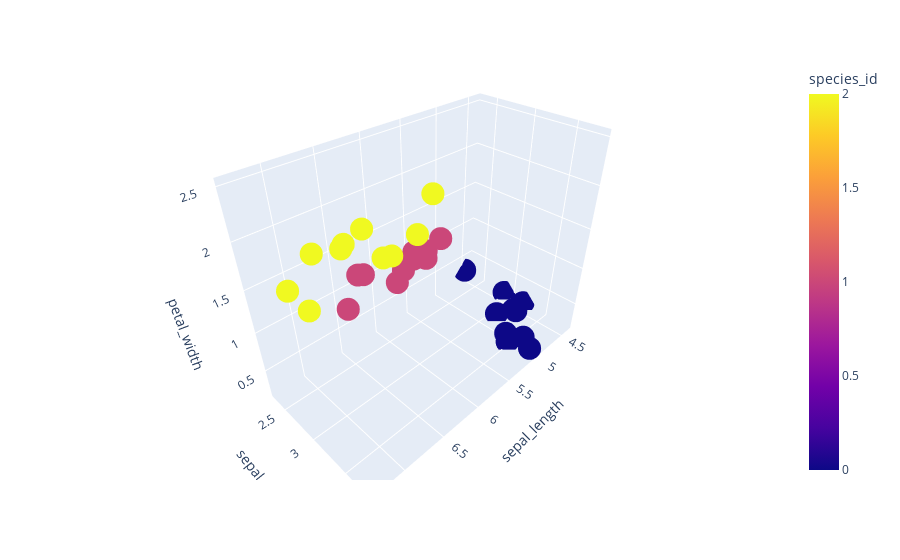

The code cell stored with this chart in its notebook:
### Code cell
fig = px.scatter_3d(df, x='sepal_length', y='sepal_width', z='petal_width', color='species_id')
fig.show()

### Figure 1 — Plotly figure (JSON) as saved in the notebook; plotly's stock layout.template omitted (floating-point values rounded to 4 significant figures)
{"data": [{"hovertemplate": "sepal_length=%{x}<br>sepal_width=%{y}<br>petal_width=%{z}<br>species_id=%{marker.color}<extra></extra>", "legendgroup": "", "marker": {"color": [2, 1, 2, 2, 1, 1, 0, 0, 2, 0, 1, 1, 2, 1, 1, 0, 0, 0, 2, 1, 2, 0, 2, 1, 0, 1, 0, 2, 0, 2], "coloraxis": "coloraxis", "symbol": "circle"}, "mode": "markers", "name": "", "scene": "scene", "showlegend": false, "type": "scatter3d", "x": [6.1, 5.5, 6.9, 5.6, 6.1, 6.1, 4.4, 4.4, 6.4, 5.1, 5.6, 6.9, 6, 6.5, 5.6, 4.8, 5, 5, 7.2, 6.7, 7.2, 5.1, 7.1, 5.7, 4.5, 5.9, 5.1, 7.3, 4.6, 6.4], "y": [2.6, 2.4, 3.1, 2.8, 2.8, 2.9, 3.2, 2.9, 2.7, 3.5, 2.5, 3.1, 3, 2.8, 2.7, 3.1, 3.5, 3.4, 3, 3, 3.6, 3.7, 3, 2.8, 2.3, 3.2, 3.8, 2.9, 3.2, 3.1], "z": [1.4, 1.1, 2.1, 2, 1.2, 1.4, 0.2, 0.2, 1.9, 0.2, 1.1, 1.5, 1.8, 1.5, 1.3, 0.2, 0.6, 0.2, 1.6, 1.7, 2.5, 0.4, 2.1, 1.3, 0.3, 1.8, 0.3, 1.8, 0.2, 1.8]}], "layout": {"coloraxis": {"colorbar": {"title": {"text": "species_id"}}, "colorscale": [[0, "#0d0887"], [0.1111, "#46039f"], [0.2222, "#7201a8"], [0.3333, "#9c179e"], [0.4444, "#bd3786"], [0.5556, "#d8576b"], [0.6667, "#ed7953"], [0.7778, "#fb9f3a"], [0.8889, "#fdca26"], [1, "#f0f921"]]}, "legend": {"tracegroupgap": 0}, "margin": {"t": 60}, "scene": {"domain": {"x": [0, 1], "y": [0, 1]}, "xaxis": {"title": {"text": "sepal_length"}}, "yaxis": {"title": {"text": "sepal_width"}}, "zaxis": {"title": {"text": "petal_width"}}}}}
